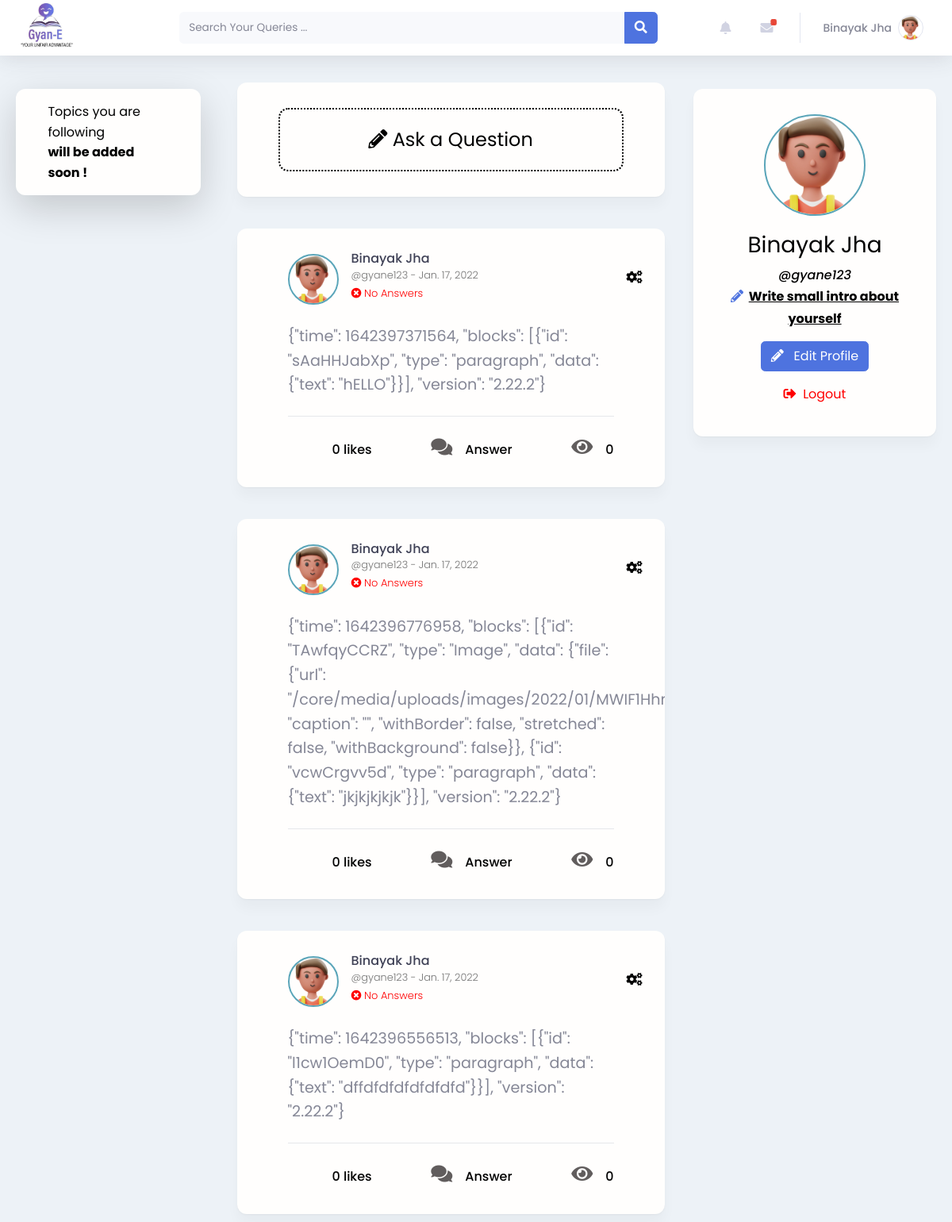
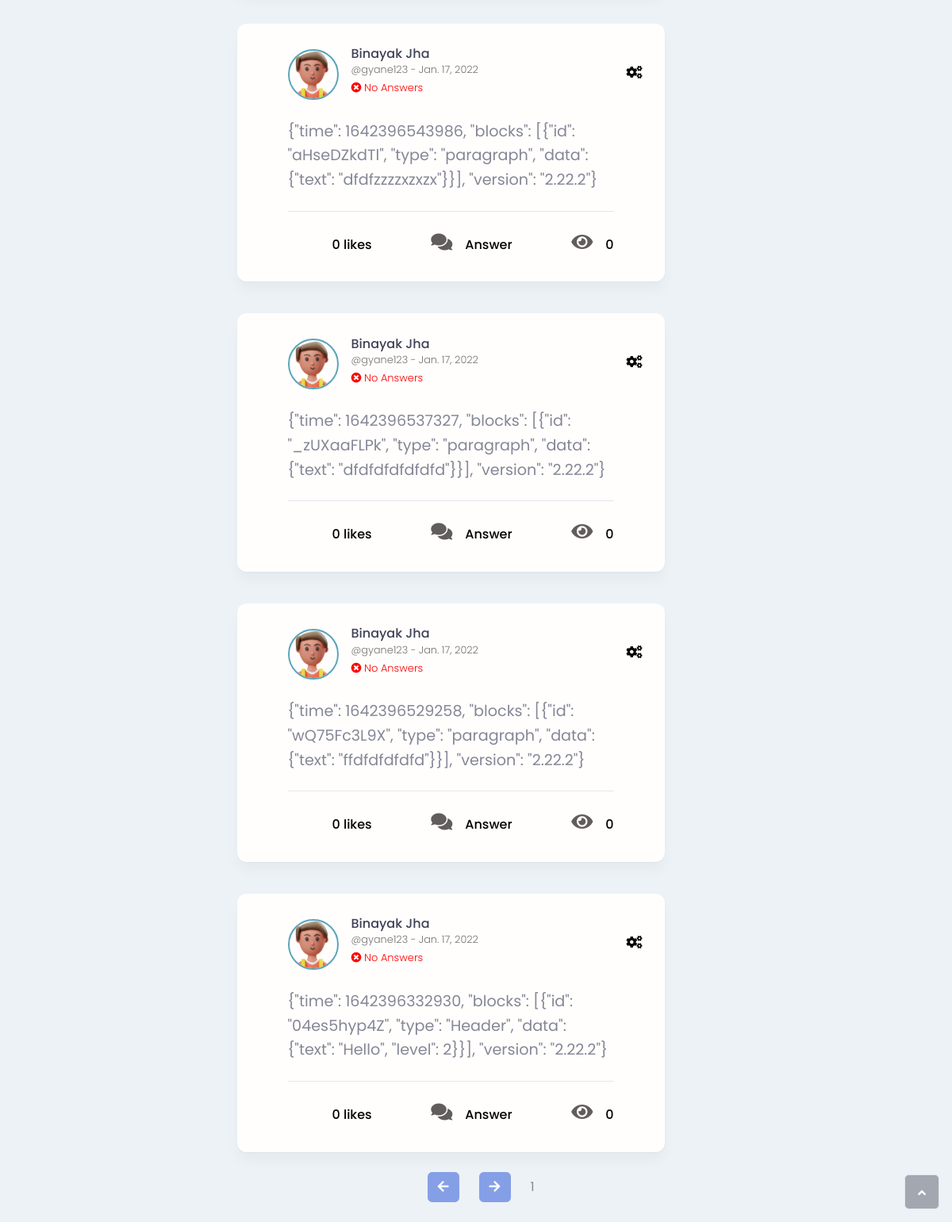
Page / (signed in) on the earlier database version (2 pictures, top to bottom).
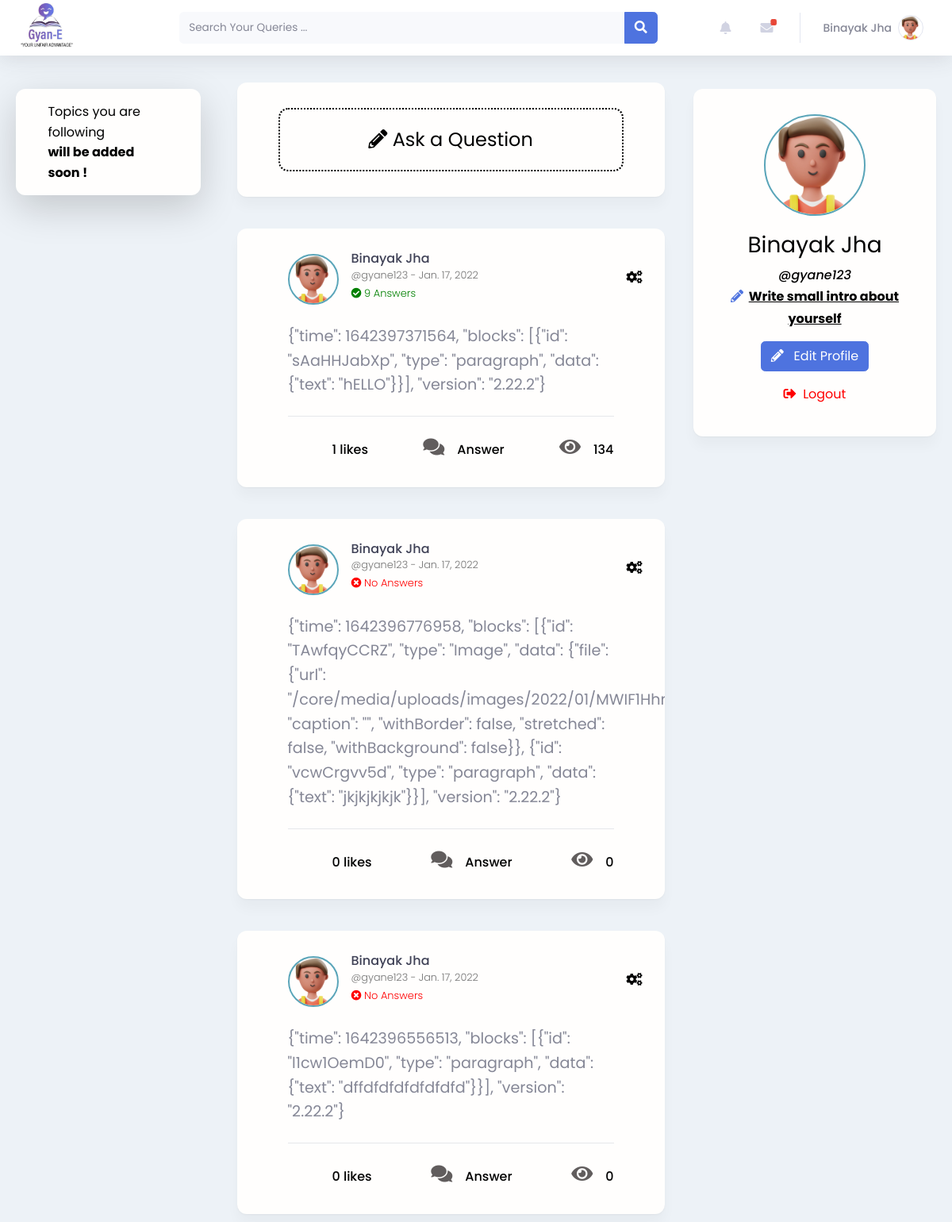
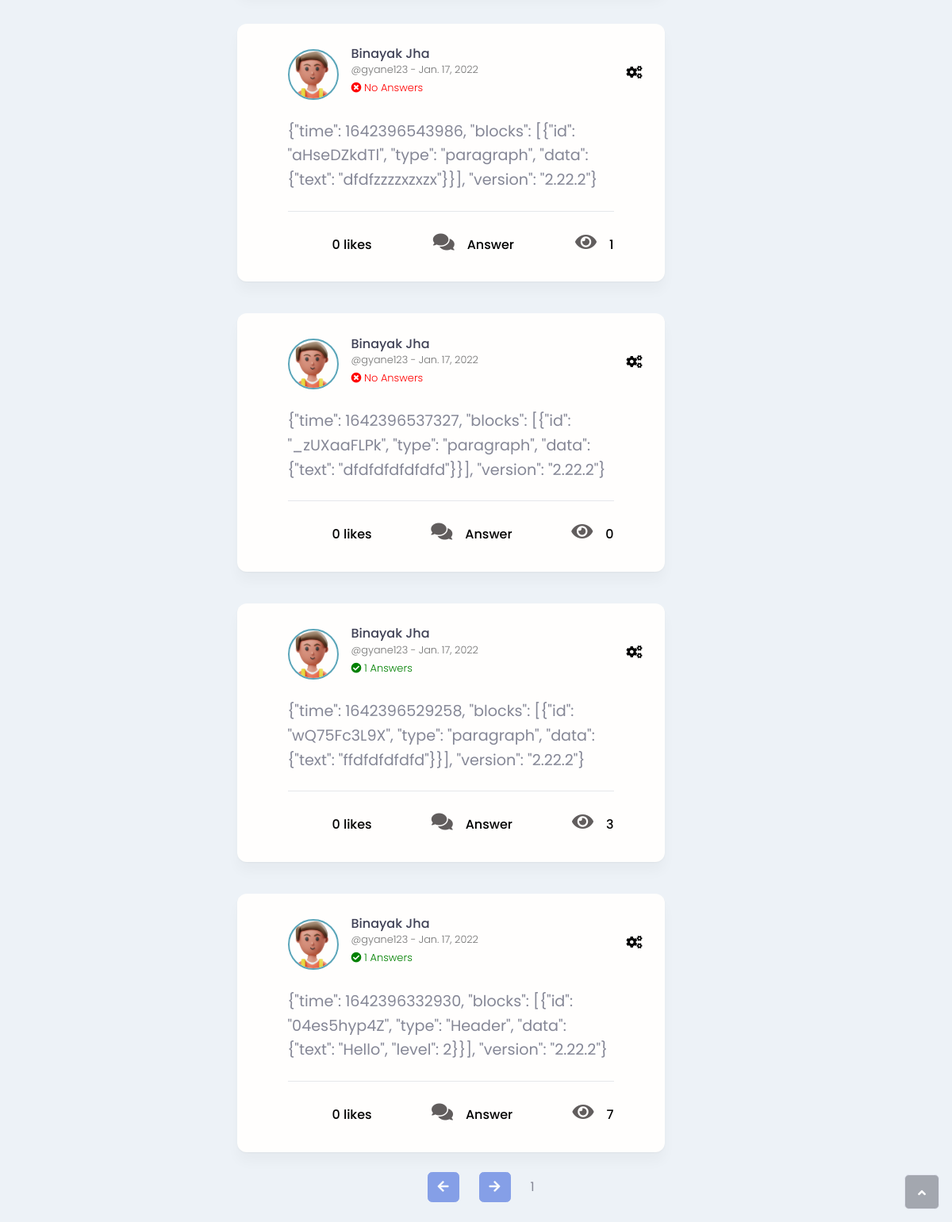
Same page on the later database version (2 pictures, top to bottom).
### core/models.py (models this page shows, shortened)
class Question(models.Model):
    note_id = models.AutoField(primary_key=True)
    question =EditorJsJSONField(readOnly=False, autofocus=True, null=True)
    user = models.ForeignKey(User, on_delete=models.CASCADE)
    time_st = models.DateTimeField(auto_now_add=True)
    profile_pic = property(lambda self: self.user.profile.profile_pic)
    likes = models.ManyToManyField(User, related_name='likes', blank=True)
    views  = models.IntegerField(default=0)
    total_comments = property(lambda self: self.comment_set.count())
    def get_first_comment(self):
        return self.comment_set.all()[:1].get()
    comment = get_first_comment

### core/views.py (the view)
# urls.py: path('', views.home, name='home'),
def home(request):
    postss = Question.objects.all().order_by('-time_st')
    p = Paginator(postss, 10)
    page_number = request.GET.get('page')
    page_obj = p.get_page(page_number)
    up = Updates.objects.all().order_by('-time_st')
    form = NoteForm()
    context = {'postss':postss,
                'form':form,
                'page_obj': page_obj,
                'updates': up,
    }
    return render(request, 'core/login.html', context)

### core/templates/core/login.html (shortened to what this page needs)
<!DOCTYPE html>
<html>
<head>
    {% load static %}
    <link rel="stylesheet" href="https://pro.fontawesome.com/releases/v5.15.3/css/all.css"
>
    <link rel="stylesheet" href="{% static '/main.css' %}">
    <link rel="stylesheet" href="{% static '/bootstrap/css/bootstrap.min.css' %}">
    <link rel="stylesheet" href="{% static '/assets/fonts/fontawesome-all.min.css' %}">
    <link rel="stylesheet" href="//cdn.jsdelivr.net/npm/medium-editor@latest/dist/css/medium-editor.min.css"
        type="text/css" media="screen" charset="utf-8">
</head>
<body id="page-top">
    {% if user.is_authenticated %}
{% include 'core/navbar.html' %}
    <section class="row container-flex">
        <div class="cards shadow-lg col-lg-2
            col-sm-8 container welcome-card" style="
            height: 20%;
            width: 19%;
            margin-top: 7rem !important;
            margin-right: 9px;
        ">
            <div class="card-body">
                <div class="row">
                    <div class="col-lg-10" style="color: #000;">
                        Topics you are following<br>
                        <b>will be added soon !</b>
                    </div>
                </div>
            </div>
        </div>
        <div class="col-lg-6 " style="margin-top: 4rem;">
            <div class="cards create-post container col-lg-11 col-sm-11">
                <div class="card__body">
                    <div class="create-post__body">
                        <div>
                            <div class="box row" style="border: 2px dotted black; height: 80px;border-radius: 12px;" data-bs-toggle="modal" data-bs-target="#exampleModal">
                                   <center> <p style="font-size: 1.5rem;padding: 19px;">
                                       <button href=""  style="border: none;background-color: transparent;"> <i class="fas fa-pencil-alt"></i>
                                        Ask a Question </button>
                                    </p>
                                </center>
                            </div>
                        </div>
                    </div>
                </div>
            </div>
            {% for Question in page_obj.object_list %}
            <div class="cards create-post container col-lg-11 col-sm-11" id="posts">
                <div class="card__body">
                    <div class="post-wrapper">
                        <div class="false">
                            <div class="post-header-wrapper">
                                <a class="author-box author-box--sm" href="{% url 'profile' Question.user.username %}">
                                    {% load humanize %}
                                    {% if Question.profile_pic.url %}
                                    <img class="avatar avatar--sm" src="{{ Question.profile_pic.url }}">
                                {% else %}
                                    <img src="{% static 'img/defaultprofile_photo.png' %}" class="avatar avatar--sm"
                                    alt="">
                                {% endif %}
                                    <div class="author-box__info">
                                        <p class="author-box__name">{{ Question.user.first_name }} {{ Question.user.last_name }}</p>
                                        <small class="author-box__handle">@{{ Question.user }} - {{ Question.time_st | naturalday }} </small> <br> <br>
                                        <small class="author-box__handle"  >
                                            {% if Question.total_comments > 0 %}
                                            <p style="color: green;font-size: 13px;">  <i class="fas fa-check-circle" style="color: green;"></i> {{ Question.total_comments }} Answers</p>
                                            {% else %}
                                            <p style="color: red;font-size: 13px;"><i class="fas fa-times-circle" style="color: red;"></i> No Answers</p>
                                            {% endif %}
                                        </small>
                                    </div>
                                    <br>
                                </a>
                                <div class="post--options">
                                    <div class="post__dropmenu">
                                        {% if user.is_authenticated %}
                                            {% if request.user.id == Question.user.id %}
                                                <div class="nav-item dropdown no-arrow ">
                                                    <div class="nav-item dropdown no-arrow"><a class="dropdown-toggle nav-link"
                                                            aria-expanded="false" data-bs-toggle="dropdown" href="#" style="
                                                            margin-top: -15px;position:absolute !important;color: #000;">
                                                            <i class="fas fa-cogs"></i>
                                                        </a>
                                                    </div>
                                                </div>
                                            {% endif %}
                                        {% endif %}
                                    </div>
                                </div>
                            </div>
                            <div class="post-contents">
                                {% load editorjs %}
                                <div class="post-body" id="post-bodyy">{{ Question.question| editorjs }}</div>
                            </div>
                            <div>
                                <div class="post-actions-wrapper">
                                    <div class="action-wrapper likes">
                                        <span
                                        class="post-action-text"><a href="/viewnotes/{{ Question.note_id }}" style="color: black;">{{ Question.likes.count }} likes </a> </span>
                                    </div>
                                    <div class="action-wrapper answerrs">
                                        <a href="/viewnotes/{{ Question.note_id }}" style="color: #000;"><i
                                                class="fas fa-comments"> </i><span
                                                class="post-action-text answer-button">Answer
                                            </span></a>
                                    </div>
                                    <div class="action-wrapper viewss"><i class="fas fa-eye"></i><span
                                        class="post-action-text"  style="color: black;">{{ Question.views }}</span>
                                    </div>
                                </div>
                            </div>
                        </div>
                    </div>
                </div>
            </div>
            {% endfor %}
            <center>
                <div class="pagination" style="align-items: center; margin: 25px 0 25px 45%;">
                    {%if page_obj.has_previous %}
                    <a href="?page={{ page_obj.previous_page_number }}" class="btn btn-primary ">
                        <i class="fas fa-arrow-left"></i>
                    </a>
                    {% else %}
                    <a href="" class="btn btn-primary disabled">
                        <i class="fas fa-arrow-left"></i>
                    {% endif %}
                    {% if page_obj.has_next %}
                    <a href="?page={{ page_obj.next_page_number }}" class="btn btn-primary" style="margin-left:25px;">
                        <i class="fas fa-arrow-right"></i>
                    </a>
                    {% else %}
                    <a href="" class="btn btn-primary disabled" style="margin-left:25px;">
                        <i class="fas fa-arrow-right"></i>
                    </a>
                    {% endif %}
                    <span class="page-number" style="padding-left:25px;">{{ page_obj.number }}</span>
                </div>
            </center>
        </div>
        <div class="user-card cards col-lg-3 col-md-12 " style="height: 50%;margin-top: 7rem;margin-right: 32px;">
            <div class="card__body container">
                <div class="user-card__profile-summary">
                        {% if user.profile.profile_pic.url %}
                        <img class="user-card__profile-pic avatar avatar--lg" alt="img-description"
                        src="{{ user.profile.profile_pic.url }}" style>
                        {% else %}
                        <img class="user-card__profile-pic avatar avatar--lg" alt="img-description"
                        src="{% static 'img/defaultprofile_photo.png' %}" style>
                        {% endif %}
                        <h1 class="user-card__profile-name">{{user.first_name}} {{ user.last_name }}</h1><i><a href="/profile/{{user.username}}" style="color: #000;">@{{user.username}}</a></i>
                    {% if user.profile.small_intro %}
                    <p>{{ user.profile.small_intro }}</p>
                    {% else %}
                    <p><b><a href="edit_profile/{{ user.username }}/"><i class="fas fa-pencil-alt"></i></a>&nbsp;&nbsp;<u>Write small intro about yourself</u></b></p>
                    {% endif %}
                    <div class="user-card">
                        <div class="btn-lg">
                            <a href="edit_profile/{{ user.username }}/" style="color: #ffffff !important;">
                                <button class="btn btn-primary preview" >
                                    <i class="fas fa-pencil-alt" style="color: #ffffff !important;"></i>
                                    &nbsp;
                                   Edit Profile
                                </button>
                            </a>
                        </div>
                        <a href="/logout">
                            <button class="btn btn-alert preview" style="color: red;">
                                <i class="fas fa-sign-out-alt"></i>
                                &nbsp;Logout
                            </button>
                        </a>
                    </div>
                </div>
            </div>
        </div>
    </section>
        {% endif %}
    </body>
</html>

### core/templates/core/navbar.html (shortened to what this page needs)
<head>
    {% load static %}
    <link rel="stylesheet" href="{% static '/nav_bootstrap/assets/bootstrap/css/bootstrap.min.css' %}">
    <link rel="stylesheet" href="https://use.fontawesome.com/releases/v5.12.0/css/all.css">
</head>
<body>
    <div>
        <div class="d-flex flex-column" id="content-wrapper">
            <div id="content">
                <nav class="navbar navbar-light navbar-expand bg-white shadow mb-4 topbar static-top fixed-top">
                    <div class="container-fluid">
                        <div>
                            <a class="navbar-brand" href="/">
                                <img src="{% static 'img/gyane.jpeg' %}" class="navbar-brand-img logo" alt="..." style="border-radius: 12px;
                                width: 71px;
                                object-fit: cover;">
                            </a>
                        </div>
                        <form
                            class="d-none d-sm-inline-block me-auto ms-md-3 my-2 my-md-0 mw-100 navbar-search justify-content-center"
                            method="get" action="/search">
                            <div class="input-group">
                                <input class="bg-light form-control border-0 small" type="text"
                                    placeholder="Search Your Queries ..." name="searched" >
                                <button class="btn btn-primary py-0" type="submit" style="height: 40px !important;">
                                    <i class="fas fa-search"></i></button>
                            </div>
                        </form>
                        <ul class="navbar-nav flex-nowrap ms-auto">
                            <li class="nav-item dropdown no-arrow mx-1">
                                <div class="nav-item dropdown no-arrow"><a class="dropdown-toggle nav-link"
                                        aria-expanded="false" data-bs-toggle="dropdown" href="#"><i
                                            class="fas fa-bell fa-fw"></i></a>
                                </div>
                            </li>
                            <li class="nav-item dropdown no-arrow mx-1">
                                <div class="nav-item dropdown no-arrow"><a class="dropdown-toggle nav-link"
                                        aria-expanded="false" data-bs-toggle="dropdown" href="#"><span
                                            class="badge bg-danger badge-counter" style="color: red;">.</span><i
                                            class="fas fa-envelope fa-fw"></i></a>
                                        {% for u in updates %}
                                                {% load humanize %}
                                        {% endfor %}
                                </div>
                            </li>
                            <li class="nav-item dropdown no-arrow">
                                <div class="nav-item dropdown no-arrow"><a class="dropdown-toggle nav-link"
                                        aria-expanded="false" data-bs-toggle="dropdown" href="#"><span
                                            class="d-none d-lg-inline me-2 text-gray-600 small">{{request.user.first_name }}
                                            {{request.user.last_name }}</span>
                                        {% if request.user.profile.profile_pic.url %}
                                        <img class="border rounded-circle img-profile"
                                            src="{{ request.user.profile.profile_pic.url }}">
                                        {% else %}
                                        <img class="border rounded-circle img-profile"
                                            src="{% static 'img/defaultprofile_photo.png' %}">
                                        {% endif %}
                                    </a>
                                </div>
                            </li>
                        </ul>
                    </div>
                </nav>
            </div>
        </div><a class="border rounded d-inline scroll-to-top" href="#page-top"><i class="fas fa-angle-up"></i></a>
    </div>
</body>

Differences in the rows shown:
changed Question (number 1 of 7 on the later page): total_comments (not shown) → "9"; likes.count "0" → "1"; views "0" → "134"; text "No Answers" → "Answers"
changed Question (number 4 of 7 on the later page): views "0" → "1"
changed Question (number 6 of 7 on the later page): total_comments (not shown) → "1"; views "0" → "3"; text "No Answers" → "Answers"
changed Question (number 7 of 7 on the later page): total_comments (not shown) → "1"; views "0" → "7"; text "No Answers" → "Answers"
